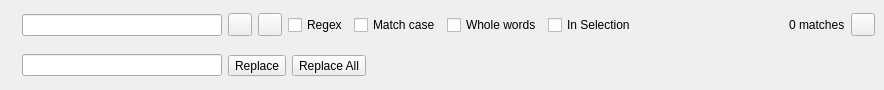
<?xml version="1.0" encoding="UTF-8"?>
<ui version="4.0">
 <class>SearchPanel</class>
 <widget class="QWidget" name="SearchPanel">
  <property name="geometry">
   <rect>
    <x>0</x>
    <y>0</y>
    <width>884</width>
    <height>90</height>
   </rect>
  </property>
  <property name="windowTitle">
   <string>Form</string>
  </property>
  <property name="styleSheet">
   <string notr="true"/>
  </property>
  <layout class="QVBoxLayout" name="verticalLayout">
   <property name="spacing">
    <number>0</number>
   </property>
   <property name="leftMargin">
    <number>0</number>
   </property>
   <property name="topMargin">
    <number>0</number>
   </property>
   <property name="rightMargin">
    <number>0</number>
   </property>
   <property name="bottomMargin">
    <number>0</number>
   </property>
   <item>
    <widget class="QFrame" name="frame">
     <property name="frameShape">
      <enum>QFrame::NoFrame</enum>
     </property>
     <property name="frameShadow">
      <enum>QFrame::Raised</enum>
     </property>
     <layout class="QVBoxLayout" name="verticalLayout_2">
      <property name="spacing">
       <number>9</number>
      </property>
      <property name="leftMargin">
       <number>9</number>
      </property>
      <property name="topMargin">
       <number>9</number>
      </property>
      <property name="rightMargin">
       <number>9</number>
      </property>
      <property name="bottomMargin">
       <number>9</number>
      </property>
      <item>
       <widget class="QWidget" name="widgetSearch" native="true">
        <layout class="QHBoxLayout" name="horizontalLayout">
         <property name="leftMargin">
          <number>0</number>
         </property>
         <property name="topMargin">
          <number>0</number>
         </property>
         <property name="rightMargin">
          <number>0</number>
         </property>
         <property name="bottomMargin">
          <number>0</number>
         </property>
         <item>
          <widget class="QLabel" name="labelSearch">
           <property name="sizePolicy">
            <sizepolicy hsizetype="Preferred" vsizetype="Preferred">
             <horstretch>0</horstretch>
             <verstretch>0</verstretch>
            </sizepolicy>
           </property>
           <property name="minimumSize">
            <size>
             <width>0</width>
             <height>0</height>
            </size>
           </property>
           <property name="maximumSize">
            <size>
             <width>18</width>
             <height>18</height>
            </size>
           </property>
           <property name="text">
            <string/>
           </property>
           <property name="pixmap">
            <pixmap>:/pycode-icons/rc/edit-find.png</pixmap>
           </property>
           <property name="scaledContents">
            <bool>true</bool>
           </property>
          </widget>
         </item>
         <item>
          <widget class="PromptLineEdit" name="lineEditSearch">
           <property name="sizePolicy">
            <sizepolicy hsizetype="Preferred" vsizetype="Fixed">
             <horstretch>0</horstretch>
             <verstretch>0</verstretch>
            </sizepolicy>
           </property>
           <property name="minimumSize">
            <size>
             <width>200</width>
             <height>0</height>
            </size>
           </property>
           <property name="toolTip">
            <string>Search term</string>
           </property>
          </widget>
         </item>
         <item>
          <widget class="QToolButton" name="toolButtonPrevious">
           <property name="toolTip">
            <string>Select previous occurence</string>
           </property>
           <property name="text">
            <string/>
           </property>
           <property name="icon">
            <iconset>
             <normaloff>:/pyqode_icons/rc/go-up.png</normaloff>:/pyqode_icons/rc/go-up.png</iconset>
           </property>
          </widget>
         </item>
         <item>
          <widget class="QToolButton" name="toolButtonNext">
           <property name="toolTip">
            <string>Select next occurence</string>
           </property>
           <property name="text">
            <string/>
           </property>
           <property name="icon">
            <iconset>
             <normaloff>:/pycode-icons/rc/go-down.png</normaloff>:/pycode-icons/rc/go-down.png</iconset>
           </property>
          </widget>
         </item>
         <item>
          <widget class="QCheckBox" name="checkBoxRegex">
           <property name="toolTip">
            <string>Use a regular expression for search occurences</string>
           </property>
           <property name="text">
            <string>Regex</string>
           </property>
          </widget>
         </item>
         <item>
          <widget class="QCheckBox" name="checkBoxCase">
           <property name="toolTip">
            <string>Enable case sensitive search</string>
           </property>
           <property name="styleSheet">
            <string notr="true"/>
           </property>
           <property name="text">
            <string>Match case</string>
           </property>
          </widget>
         </item>
         <item>
          <widget class="QCheckBox" name="checkBoxWholeWords">
           <property name="toolTip">
            <string>Search for whole words only</string>
           </property>
           <property name="text">
            <string>Whole words</string>
           </property>
          </widget>
         </item>
         <item>
          <widget class="QCheckBox" name="checkBoxInSelection">
           <property name="text">
            <string>In Selection</string>
           </property>
          </widget>
         </item>
         <item>
          <spacer name="horizontalSpacer">
           <property name="orientation">
            <enum>Qt::Horizontal</enum>
           </property>
           <property name="sizeHint" stdset="0">
            <size>
             <width>40</width>
             <height>20</height>
            </size>
           </property>
          </spacer>
         </item>
         <item>
          <widget class="QLabel" name="labelMatches">
           <property name="text">
            <string>0 matches</string>
           </property>
          </widget>
         </item>
         <item>
          <widget class="QToolButton" name="toolButtonClose">
           <property name="text">
            <string/>
           </property>
           <property name="icon">
            <iconset>
             <normaloff>:/pycode-icons/rc/close.png</normaloff>:/pycode-icons/rc/close.png</iconset>
           </property>
          </widget>
         </item>
        </layout>
       </widget>
      </item>
      <item>
       <widget class="QWidget" name="widgetReplace" native="true">
        <layout class="QHBoxLayout" name="horizontalLayout_2">
         <property name="leftMargin">
          <number>0</number>
         </property>
         <property name="topMargin">
          <number>0</number>
         </property>
         <property name="rightMargin">
          <number>0</number>
         </property>
         <property name="bottomMargin">
          <number>0</number>
         </property>
         <item>
          <widget class="QLabel" name="labelReplace">
           <property name="maximumSize">
            <size>
             <width>18</width>
             <height>18</height>
            </size>
           </property>
           <property name="text">
            <string/>
           </property>
           <property name="pixmap">
            <pixmap>:/pycode-icons/rc/edit-find-replace.png</pixmap>
           </property>
           <property name="scaledContents">
            <bool>true</bool>
           </property>
          </widget>
         </item>
         <item>
          <widget class="PromptLineEdit" name="lineEditReplace">
           <property name="sizePolicy">
            <sizepolicy hsizetype="Preferred" vsizetype="Fixed">
             <horstretch>0</horstretch>
             <verstretch>0</verstretch>
            </sizepolicy>
           </property>
           <property name="minimumSize">
            <size>
             <width>200</width>
             <height>0</height>
            </size>
           </property>
           <property name="toolTip">
            <string>Replacement text</string>
           </property>
          </widget>
         </item>
         <item>
          <widget class="QToolButton" name="toolButtonReplace">
           <property name="toolTip">
            <string>Replace current occurence</string>
           </property>
           <property name="text">
            <string>Replace</string>
           </property>
          </widget>
         </item>
         <item>
          <widget class="QToolButton" name="toolButtonReplaceAll">
           <property name="toolTip">
            <string>Replace all occurences</string>
           </property>
           <property name="text">
            <string>Replace All</string>
           </property>
          </widget>
         </item>
         <item>
          <spacer name="horizontalSpacer_2">
           <property name="orientation">
            <enum>Qt::Horizontal</enum>
           </property>
           <property name="sizeHint" stdset="0">
            <size>
             <width>40</width>
             <height>20</height>
            </size>
           </property>
          </spacer>
         </item>
        </layout>
        <zorder>lineEditReplace</zorder>
        <zorder>toolButtonReplace</zorder>
        <zorder>toolButtonReplaceAll</zorder>
        <zorder>horizontalSpacer_2</zorder>
        <zorder>labelReplace</zorder>
       </widget>
      </item>
     </layout>
    </widget>
   </item>
  </layout>
  <action name="actionSearch">
   <property name="icon">
    <iconset theme="edit-find">
     <normaloff>:/pycode-icons/rc/edit-find.png</normaloff>:/pycode-icons/rc/edit-find.png</iconset>
   </property>
   <property name="text">
    <string>Search</string>
   </property>
   <property name="toolTip">
    <string>Show the search panel</string>
   </property>
   <property name="shortcut">
    <string>Ctrl+F</string>
   </property>
   <property name="iconVisibleInMenu">
    <bool>true</bool>
   </property>
  </action>
  <action name="actionActionSearchAndReplace">
   <property name="icon">
    <iconset theme="edit-find-replace">
     <normaloff>:/pycode-icons/rc/edit-find-replace.png</normaloff>:/pycode-icons/rc/edit-find-replace.png</iconset>
   </property>
   <property name="text">
    <string>Search and replace</string>
   </property>
   <property name="toolTip">
    <string>Show the search and replace panel</string>
   </property>
   <property name="shortcut">
    <string>Ctrl+R</string>
   </property>
   <property name="iconVisibleInMenu">
    <bool>true</bool>
   </property>
  </action>
  <action name="actionFindNext">
   <property name="icon">
    <iconset theme="go-down">
     <normaloff>:/pycode-icons/rc/go-down.png</normaloff>:/pycode-icons/rc/go-down.png</iconset>
   </property>
   <property name="text">
    <string>Find next</string>
   </property>
   <property name="toolTip">
    <string>Find the next occurrence (downward)</string>
   </property>
   <property name="shortcut">
    <string>F3</string>
   </property>
   <property name="iconVisibleInMenu">
    <bool>true</bool>
   </property>
  </action>
  <action name="actionFindPrevious">
   <property name="icon">
    <iconset theme="go-up">
     <normaloff>:/pycode-icons/rc/go-up.png</normaloff>:/pycode-icons/rc/go-up.png</iconset>
   </property>
   <property name="text">
    <string>Find previous</string>
   </property>
   <property name="toolTip">
    <string>Find previous occurrence (upward)</string>
   </property>
   <property name="shortcut">
    <string>Shift+F3</string>
   </property>
   <property name="iconVisibleInMenu">
    <bool>true</bool>
   </property>
  </action>
 </widget>
 <customwidgets>
  <customwidget>
   <class>PromptLineEdit</class>
   <extends>QLineEdit</extends>
   <header>pyqode.core.widgets</header>
  </customwidget>
 </customwidgets>
 <tabstops>
  <tabstop>lineEditSearch</tabstop>
  <tabstop>lineEditReplace</tabstop>
  <tabstop>toolButtonPrevious</tabstop>
  <tabstop>toolButtonNext</tabstop>
  <tabstop>checkBoxCase</tabstop>
  <tabstop>checkBoxWholeWords</tabstop>
  <tabstop>toolButtonReplace</tabstop>
  <tabstop>toolButtonReplaceAll</tabstop>
  <tabstop>toolButtonClose</tabstop>
 </tabstops>
 <resources>
  <include location="pyqode_core.qrc"/>
 </resources>
 <connections/>
</ui>
